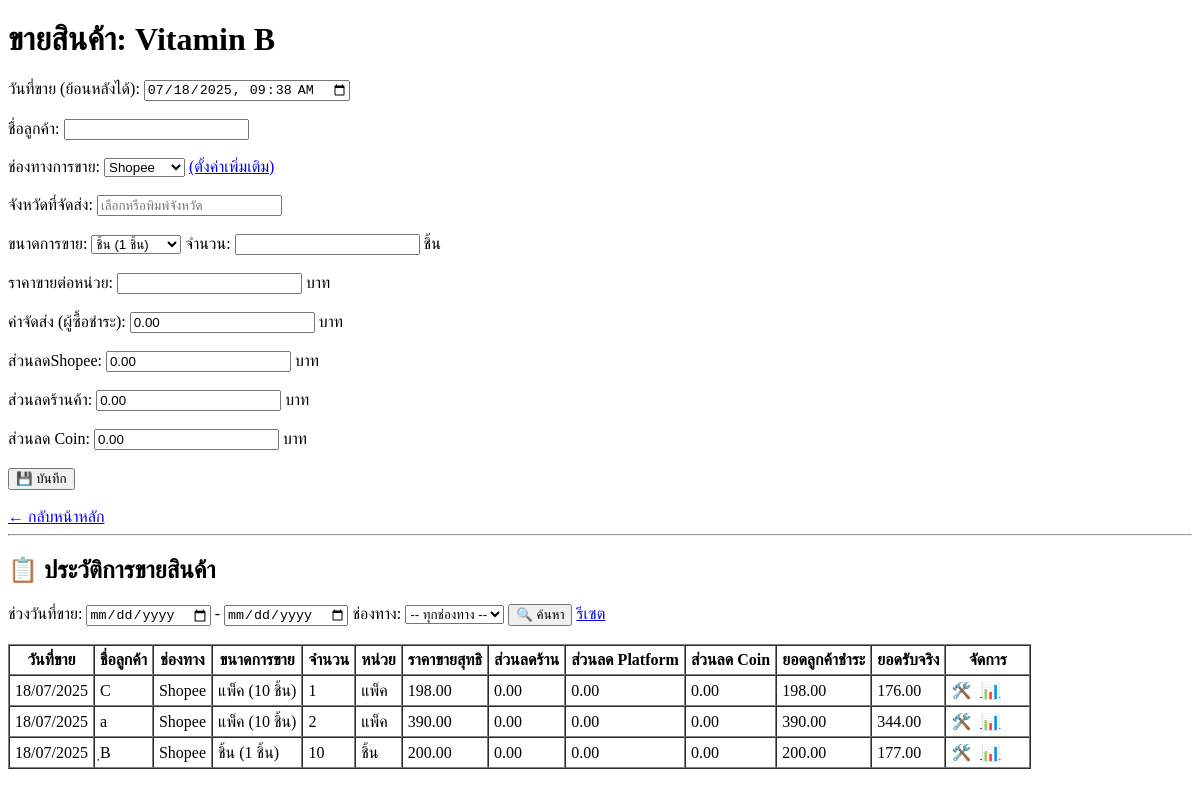
Screenshot of /sell/2 with the database file from the repository.
### model.py (models this page shows, shortened)
class Product(db.Model):
    __tablename__ = 'product'
    id = db.Column(db.Integer, primary_key=True)
    name = db.Column(db.String(100), nullable=False) #ชื่อสินค้า
    sku = db.Column(db.String(50), unique=True, nullable=False) #รหัสSKU
    cost_price = db.Column(db.Float, nullable=False) #ราคาต้นทุนสินค้า
    category = db.Column(db.String(50)) #หมวดหมู่สินค้า เช่น Vitamin / Drug / กระดาษ  ไม่ได้มีผลอะไรกับ data
    unit = db.Column(db.String(20)) #หน่วยนับ(แบบชิ้น)
    stock = db.Column(db.Integer, default=0) #จำนวนคงเหลือสต๊อก(แบบชิ้น)
    image_filename = db.Column(db.String(200))  #ชื่อไฟล์รูปภาพ
    variants = db.relationship('ProductVariant', backref='product', cascade="all, delete-orphan")

class Sale(db.Model): #ข้อมูลส่วนการขาย
    __tablename__ = 'sale'
    id = db.Column(db.Integer, primary_key=True)
    product_id = db.Column(db.Integer, db.ForeignKey('product.id'), nullable=False)
    quantity = db.Column(db.Integer, nullable=False)
    customer_name = db.Column(db.String(100))   #ชื่อลูกค้า กรณีที่ต้องการหาว่าลูกค้าประจำ / ลูกค้าใหม่
    date_sold = db.Column(db.DateTime, default=datetime.utcnow) #วันที่ขาย
    sale_price = db.Column(db.Float, nullable=False) # ราคาขายต่อหน่วยที่ขายไป
    channel = db.Column(db.String(50)) #ช่องทางการขาย เช่น line shopping Shopee Lazada
    commission_percent = db.Column(db.Float, default=0.0)  #ค่าธรรมเนียมการขาย
    transaction_fee = db.Column(db.Float, default=0.0) #ค่าธุรกรรมการชำระเงิน
    shop_discount = db.Column(db.Float, default=0.0) #ส่วนลดจากร้านค้า(เรา)
    platform_discount = db.Column(db.Float, default=0.0) #ส่วนลดจากช่องทางการขาย
    shipping_fee = db.Column(db.Float, default=0.0) #ค่าขนส่ง
    coin_discount = db.Column(db.Float, default=0.0) #ส่วนลดเหรียญ
    seller_receive = db.Column(db.Float, default=0.0) #ราคาที่เราได้
    vat_amount = db.Column(db.Float, default=0.0) #ภาษีมูลค่าเพิ่ม
    customer_total = db.Column(db.Float, default=0.0)  #ราคาที่ลูกค้าจ่าย
    shipping_province = db.Column(db.String(100)) #จังหวัดที่จัดส่ง
    product = db.relationship('Product', backref=db.backref('sales', lazy=True))
    variant_id = db.Column(db.Integer, db.ForeignKey('product_variant.id'), nullable=False)
    variant = db.relationship("ProductVariant", backref="sales")

class ProductVariant(db.Model):  ## ข้อมูล 1 SKU สินค้าอาจจะมีหลาย pack size
    __tablename__ = 'product_variant'
    id = db.Column(db.Integer, primary_key=True)
    product_id = db.Column(db.Integer, db.ForeignKey('product.id'), nullable=False)
    sale_mode = db.Column(db.String(50))  # รูปแบบการขาย (single, pack, box)
    sku_suffix = db.Column(db.String(50))  # optional เช่น -P5, -P10
    pack_size = db.Column(db.Integer, nullable=False)# จำนวนหน่วยที่ขายในแต่ละรูปแบบ เช่น 5, 10  [จำนวนหน่วยย่อยต่อแพ็ค (ใช้ตอนขาย)]
    selling_price = db.Column(db.Float, nullable=True)  # ราคาขาย
    stock = db.Column(db.Integer, default=0) # จำนวนคงเหลือ
    is_for_sale = db.Column(db.Boolean, default=True) #กำหนดรูปแบบ pack_size นี้ใช้สำหรับการขาย

### app.py (the view, shortened to what this page needs)
@app.route('/sell/<int:product_id>', methods=['GET', 'POST'])
def sell_product(product_id):
    product = Product.query.get_or_404(product_id)
    filters = [Sale.product_id == product.id]
    start_date = request.args.get('start_date')
    end_date = request.args.get('end_date')
    if start_date:
        try:
            start_dt = datetime.strptime(start_date,'%Y-%m-%d')
            filters.append(Sale.date_sold >= start_dt)
        except ValueError:
            pass
    if end_date:
        try:
            end_dt = datetime.strptime(end_date,'%Y-%m-%d')
            filters.append(Sale.date_sold <= end_dt)
        except ValueError:
            pass
    channel = request.args.get('channel')
    if channel:
        filters.append(Sale.channel == channel)
    sales_history = Sale.query.filter(and_(*filters)).order_by(Sale.date_sold.desc()).all()
    channels = SalesChannelSetting.query.all()  # ✅ เพิ่มเพื่อใช้ใน dropdown
    current_datetime=datetime.now().strftime('%Y-%m-%dT%H:%M')
    default_channel = SalesChannelSetting.query.first()
    commission = default_channel.commission_percent if default_channel else 0
    transaction_fee = default_channel.transaction_fee if default_channel else 0
    return render_template(
        'sell_product.html',
        product=product,
        sales_history=sales_history,
        current_datetime=current_datetime,
        channels=channels,  # ✅ ส่งค่าไป dropdown
        commission=commission,  # ✅ เพิ่มตรงนี้
        transaction_fee=transaction_fee  # ✅ และตรงนี้
    )

### templates/sell_product.html (shortened to what this page needs)
<!DOCTYPE html>
<html>
  <head>
  </head>
  <body>
    <h1>ขายสินค้า: {{ product.name }}</h1>
    <form method="post">
      <label>วันที่ขาย (ย้อนหลังได้):</label>
      <input
        type="datetime-local"
        name="date_sold"
        value="{{ current_datetime }}"
        required
      /><br /><br />
      <label>ชื่อลูกค้า:</label>
      <input type="text" name="customer_name" required />
      <br /><br />
      <label>ช่องทางการขาย:</label>
      <select name="channel" id="channel_select" onchange="updateFees()">
        {% for c in channels %}
        <option value="{{ c.channel }}">{{ c.channel }}</option>
        {% endfor %}
      </select>
      <a href="{{ url_for('manage_channels') }}">(ตั้งค่าเพิ่มเติม)</a>
      <br /><br />
      <label>จังหวัดที่จัดส่ง:</label>
      <input list="province_list" name="shipping_province" required placeholder="เลือกหรือพิมพ์จังหวัด" />
      <br /><br />
      <label>ขนาดการขาย:</label>
      <select name="variant_id" id="newVariantId" onchange="updateNewUnitLabel()" required>
        {% for variant in product.variants if variant.is_for_sale %}
          <option value="{{ variant.id }}" data-sale-mode="{{ variant.sale_mode }}">
            {{ variant.sale_mode }} ({{ variant.pack_size }} {{ product.unit }})
          </option>
        {% endfor %}
      </select>
      <label>จำนวน:</label>
      <input type="number" name="quantity" min="1" required>
      <label id="newUnitLabel">{{ product.unit }}</label>
      <br /><br />
      <label>ราคาขายต่อหน่วย:</label>
      <input type="number" name="price_per_unit" min="0" required>
      <label>บาท</label>
      <br /><br />
      <label>ค่าจัดส่ง (ผู้ซื้อชำระ):</label>
      <input type="number" name="shipping_fee" step="0.01" value="0.00" />
      <label>บาท</label>
      <br /><br />
      <label>ส่วนลด<span id="platformLabel">Shopee</span>:</label>
      <input type="number" name="platform_discount" step="0.01" value="0.00" />
      <label>บาท</label>
      <br /><br />
      <label>ส่วนลดร้านค้า:</label>
      <input type="number" name="shop_discount" step="0.01"value="0.00"  />
      <label>บาท</label>
      <br /><br />
      <label>ส่วนลด Coin:</label>
      <input type="number" name="coin_discount" step="0.01" value="0.00" />
      <label>บาท</label>
      <br /><br />
      <button type="submit">💾 บันทึก</button>
    </form>
    <br />
    <a href="{{ url_for('index') }}">← กลับหน้าหลัก</a>
    <hr />
    <h2>📋 ประวัติการขายสินค้า</h2>
    <form method="get">
      <label>ช่วงวันที่ขาย:</label>
      <input type="date" name="start_date" value="{{ request.args.get('start_date', '') }}">
      -
      <input type="date" name="end_date" value="{{ request.args.get('end_date', '') }}">
      <label>ช่องทาง:</label>
      <select name="channel">
        <option value="">-- ทุกช่องทาง --</option>
      </select>
      <button type="submit">🔍 ค้นหา</button>
      <a href="{{ url_for('sell_product', product_id=product.id) }}">รีเซต</a>
    </form>
    <br />
    <table border="1" cellpadding="5" cellspacing="0">
      <thead>
        <tr>
          <th onclick="sortTable(0, this)">วันที่ขาย</th>
          <th onclick="sortTable(1, this)">ชื่อลูกค้า</th>
          <th onclick="sortTable(2, this)">ช่องทาง</th>
          <th>ขนาดการขาย</th>
          <th onclick="sortTable(3, this)">จำนวน</th>
          <th>หน่วย</th>
          <th onclick="sortTable(6, this)">ราคาขายสุทธิ</th>
          <th onclick="sortTable(7, this)">ส่วนลดร้าน</th>
          <th onclick="sortTable(8, this)">ส่วนลด Platform</th>
          <th onclick="sortTable(9, this)">ส่วนลด Coin</th>
          <th>ยอดลูกค้าชำระ</th>
          <th>ยอดรับจริง</th>
          <th>จัดการ</th>
        </tr>
      </thead>
      <tbody>
        {% for sale in sales_history %}
        <tr>
          <td>{{ sale.date_sold.strftime('%d/%m/%Y') }}</td>
          <td>{{ sale.customer_name }}</td>
          <td>{{ sale.channel}}</td>
          <td>{{ sale.variant.sale_mode }} ({{ sale.variant.pack_size }} {{ product.unit }})</td>
          <td>{{ sale.quantity }}</td>
          <td>{{ sale.variant.sale_mode }}</td>
          {% set subtotal = (sale.quantity or 0) * (sale.sale_price or 0) %}
          <td>{{ '%.2f'|format(subtotal) }}</td>
          <td>{{ '%.2f'|format(sale.shop_discount or 0) }}</td>
          <td>{{ '%.2f'|format(sale.platform_discount or 0) }}</td>
          <td>{{ '%.2f'|format(sale.coin_discount or 0) }}</td>
          <td>{{ '%.2f' | format(sale.customer_total) }}</td>
          <td>{{ '%.2f' | format(sale.seller_receive) }}</td>
          <td class="manage-cell">
            <span
            class="edit-icon"
            onclick="openEditModal(
              {{ sale.id }},
              '{{ sale.date_sold.strftime('%Y-%m-%dT%H:%M') }}',
              '{{ sale.customer_name|replace("'", "\\'") }}',
              {{ sale.quantity }},
              {{ sale.sale_price }},
              '{{ sale.channel|replace("'", "\\'") }}',
              {{ sale.shop_discount or 0 }},
              {{ sale.platform_discount or 0 }},
              '{{ sale.shipping_province or '' }}',
              {{ sale.coin_discount or 0 }},
              {{ sale.shipping_fee or 0 }},
              {{ sale.variant_id }}
            )"
          >🛠️</span>
            <a
            href="/sale/report/{{ sale.id }}"
            target="_blank"
            title="ดูรายงานแบบละเอียด"
            class="report-link"
            >📊</a>
          </td>
        </tr>
        {% else %}
        <tr>
          <td colspan="12" style="text-align: center">ยังไม่มีประวัติการขาย</td>
        </tr>
        {% endfor %}
      </tbody>
    </table>
  </body>
</html>

### templates/sell_product.html (style rules this page uses)
.manage-cell { position: relative; }
.edit-icon { visibility: visible; cursor: pointer; color: #555; margin-right: 5px; }

### rows the page displays
Product: name "Vitamin B", unit "ชิ้น"
Sale: date_sold "18/07/2025", customer_name "C", channel "Shopee", variant.sale_mode "แพ็ค", variant.pack_size "10", quantity "1", subtotal "198.00", shop_discount "0.00", platform_discount "0.00", coin_discount "0.00", customer_total "198.00", seller_receive "176.00"
Sale: date_sold "18/07/2025", customer_name "a", channel "Shopee", variant.sale_mode "แพ็ค", variant.pack_size "10", quantity "2", customer_total "390.00", shop_discount "0.00", platform_discount "0.00", coin_discount "0.00", seller_receive "344.00"
Sale: date_sold "18/07/2025", customer_name "ฺB", channel "Shopee", variant.sale_mode "ชิ้น", variant.pack_size "1", quantity "10", customer_total "200.00", shop_discount "0.00", platform_discount "0.00", coin_discount "0.00", seller_receive "177.00"

### other values shown
form field channel "Shopee"
form field variant_id "ชิ้น (1 ชิ้น)"
